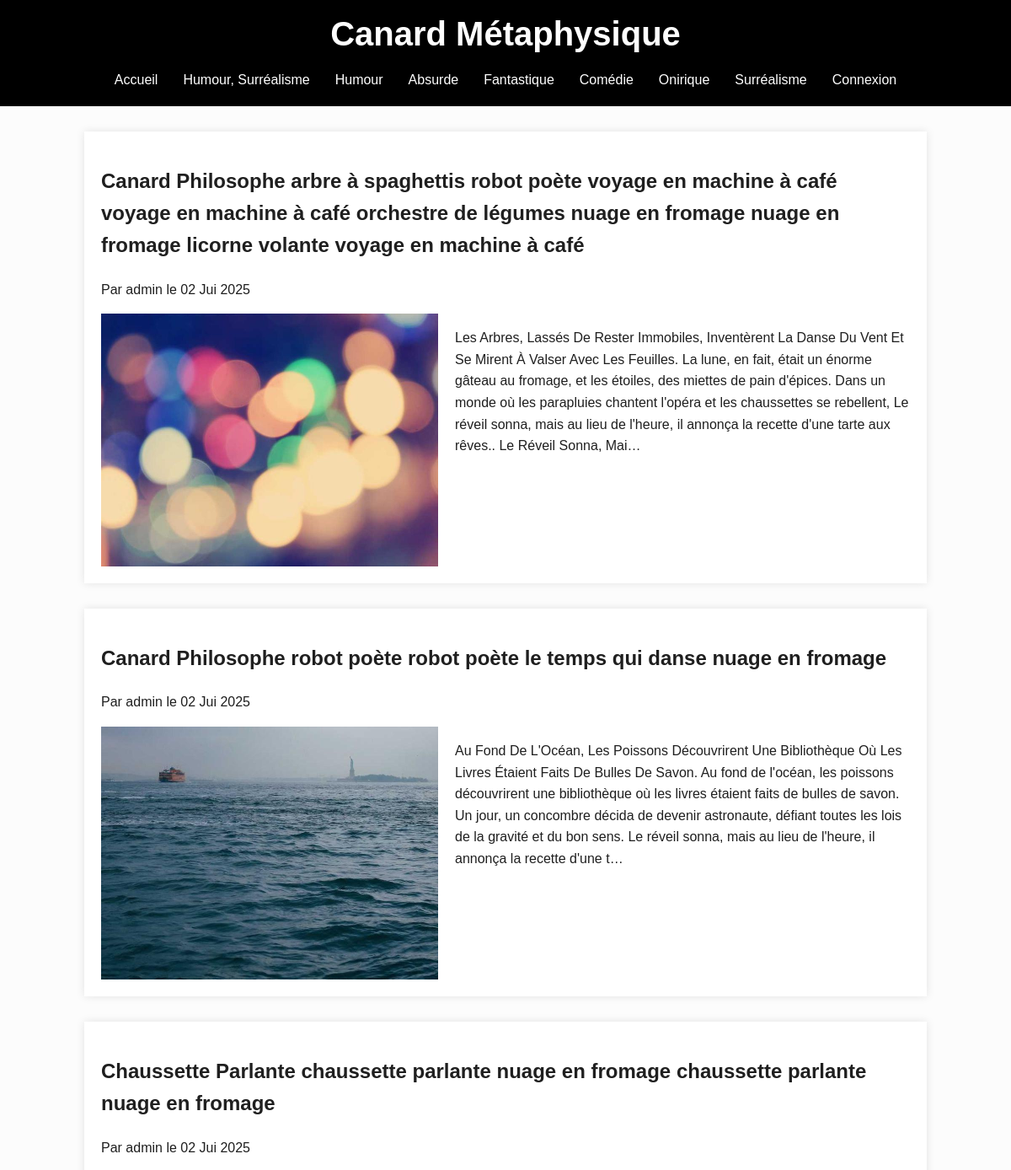
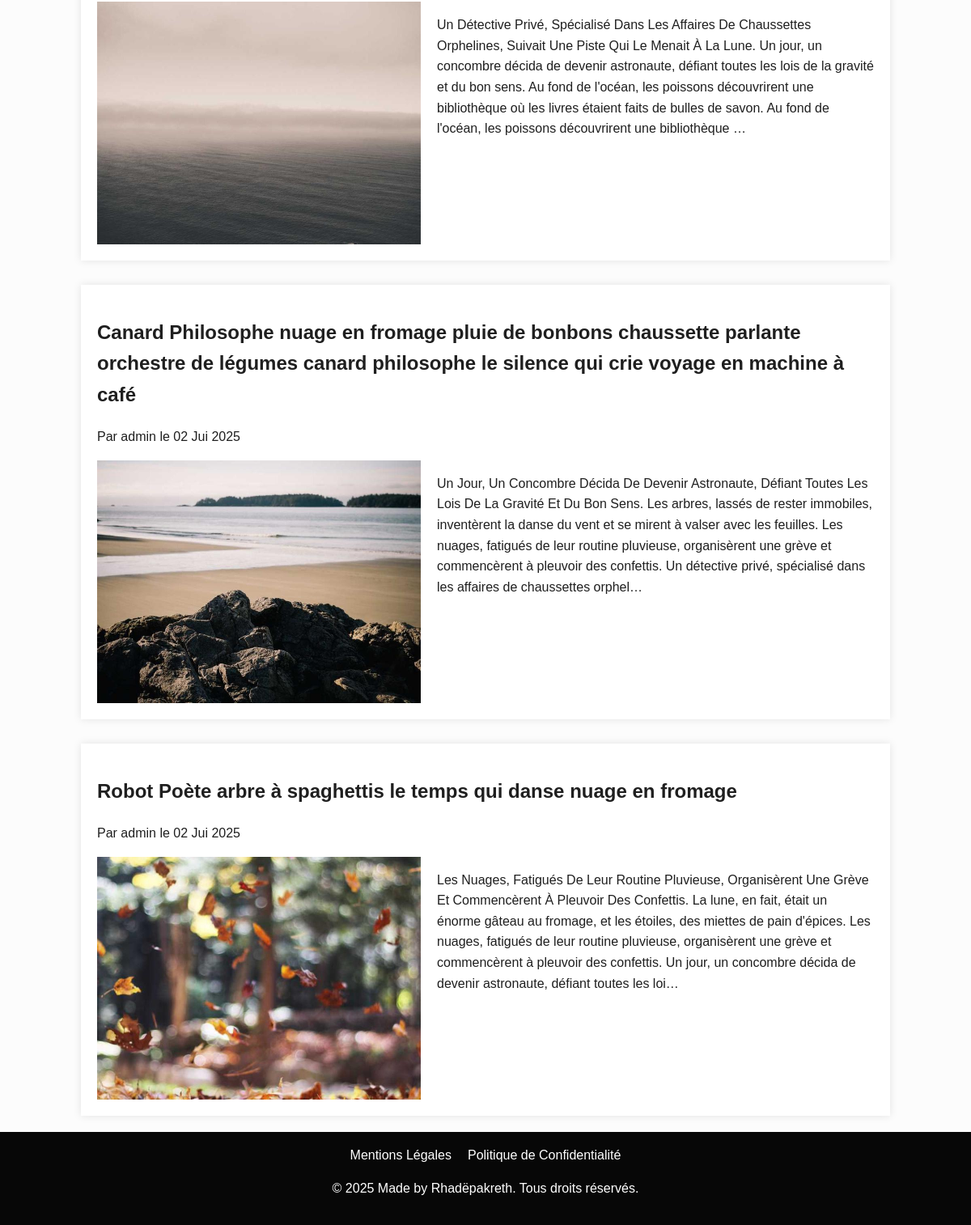
Before: /category/Humour/ with the older database file (2 pictures, top to bottom).
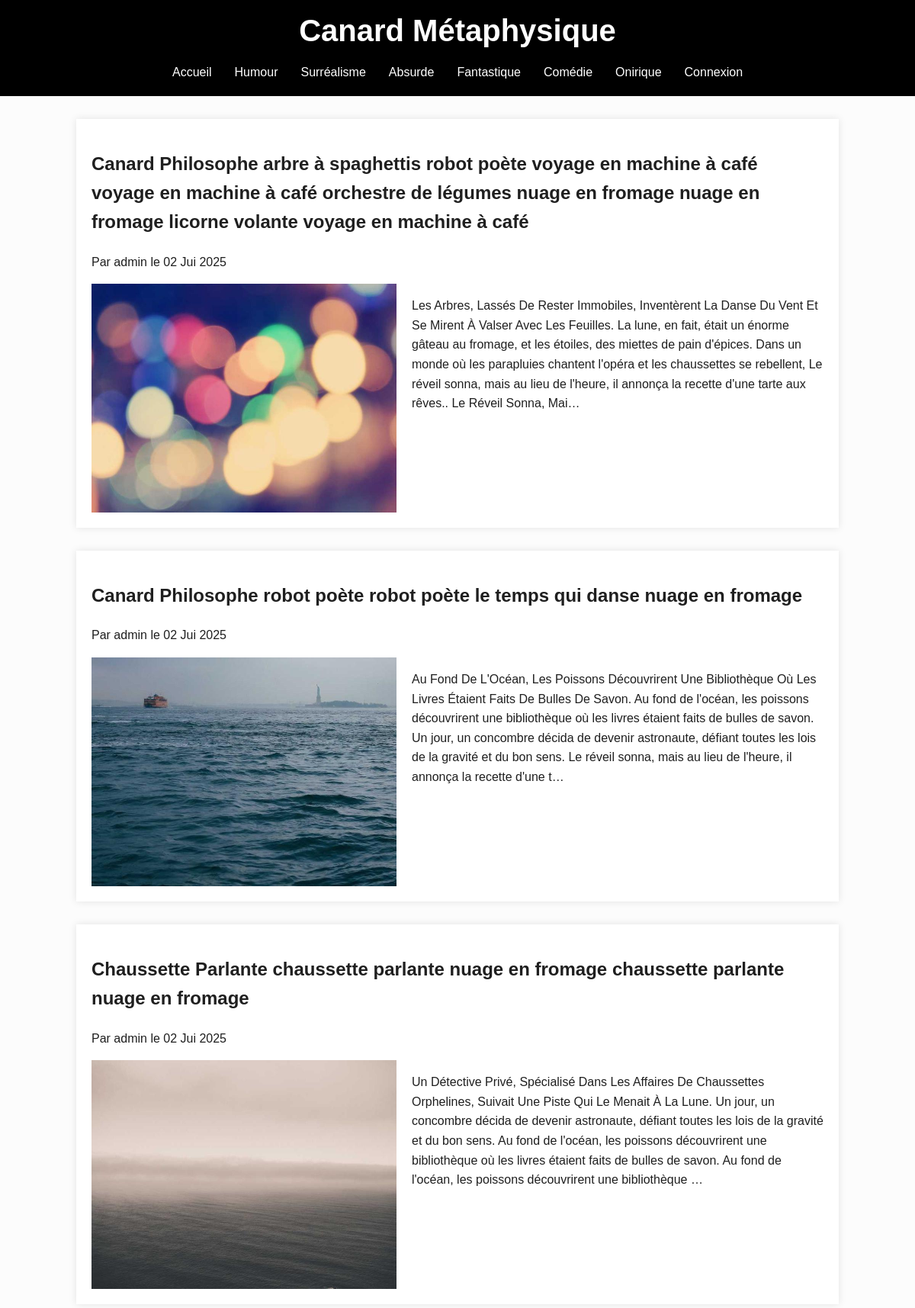
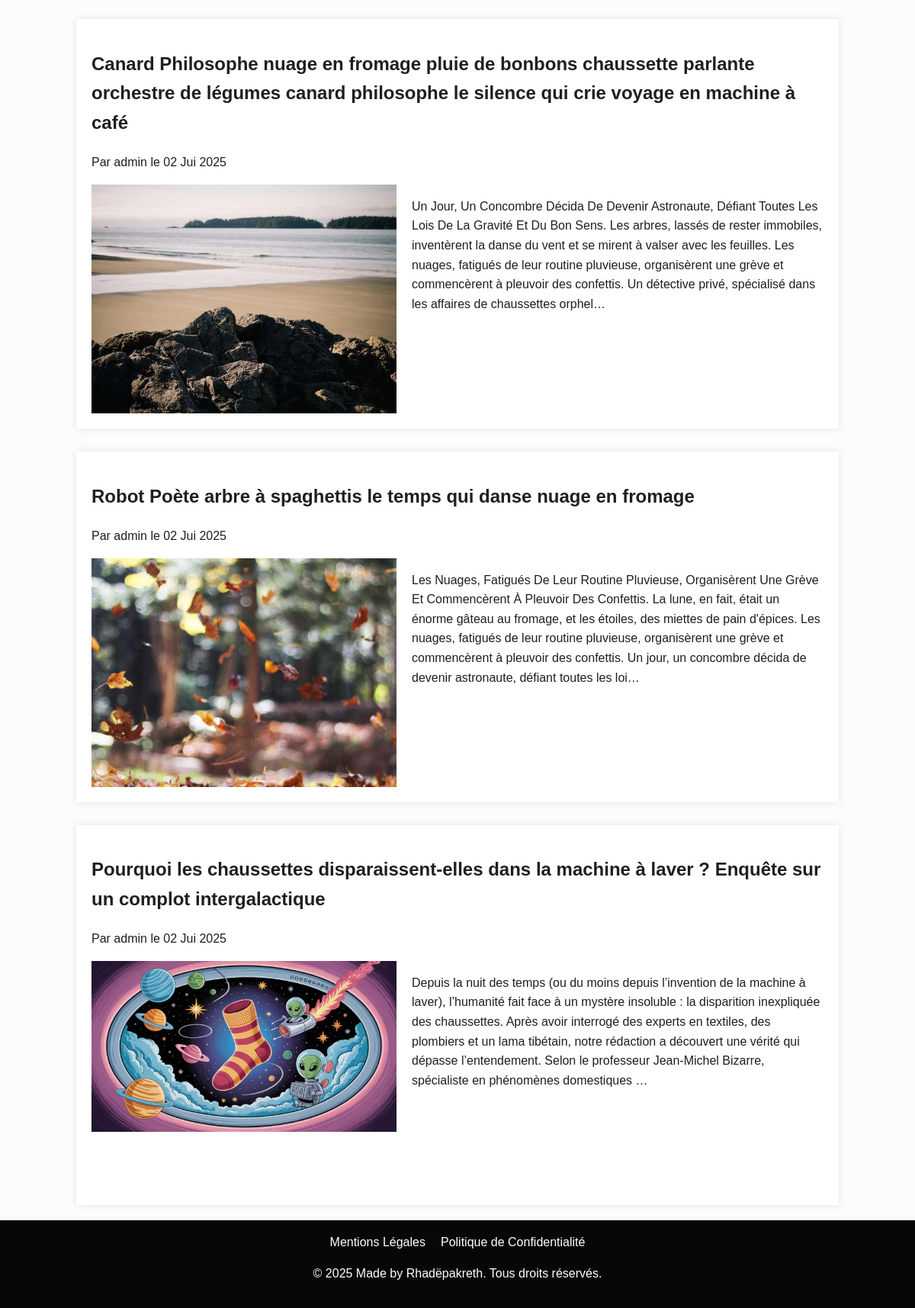
After: the same page with the newer database file (2 pictures, top to bottom).
### blog_django/blog/models.py (models this page shows, shortened)
class Article(models.Model):
    titre = models.CharField(max_length=200)
    slug = models.SlugField(max_length=200)
    auteur = models.ForeignKey(User, on_delete=models.CASCADE, related_name='articles', null=True, blank=True)
    contenu = models.TextField(null=True)
    photo = models.ImageField(upload_to='articles/')
    created_at = models.DateTimeField(auto_now_add=True, auto_now=False,
                                verbose_name="Date de parution")
    updated_at = models.DateTimeField(auto_now_add=False, auto_now=True,
                                verbose_name="Date de modification")
    categorie = models.CharField(max_length=200, null=True, blank=True)
    is_published = models.BooleanField(default=True)

### blog_django/blog/views.py (the view)
# urls.py: path('category/<path:slug>/', ArticleCategoryView.as_view(), name='article_category'),
class ArticleCategoryView(ListView):
    model = Article
    template_name = 'blog/article_list.html'
    context_object_name = 'articles'
    paginate_by = 10
    def get_queryset(self):
        self.category = self.kwargs['slug']
        return Article.objects.filter(categorie=self.category).order_by('-created_at')
    def get_context_data(self, **kwargs):
        context = super().get_context_data(**kwargs)
        context['categories'] = Article.objects.values_list('categorie', flat=True).distinct()
        context['current_category'] = self.category
        return context

### blog_django/blog/templates/blog/article_list.html (shortened to what this page needs)
{% extends 'blog/base.html' %}
{% block content %}
        {% for article in articles %}
            <div class="card">
                <a href="{% url 'blog:article_detail' article.slug %}">
                    <h2>{{ article.titre }}</h2>
                    <p>Par {{ article.auteur }} le {{ article.created_at|date:"d M Y" }}</p>
                    <div class="flex-row">
                        <div class="img-container">
                            <img src="{{ article.photo.url }}" alt="{{ article.titre }}" width="400">
                        </div>
                        <p>{{ article.contenu|truncatechars:400 }}</p>
                    </div>
                </a>
            </div>
        {% empty %}
            <p>Aucun article pour le moment.</p>
        {% endfor %}
{% endblock %}

### blog_django/blog/templates/blog/base.html (shortened to what this page needs)
<!DOCTYPE html>
<html lang="fr">
<head>
    <link rel="stylesheet" href="https://cdn.jsdelivr.net/npm/bootstrap-icons@1.11.3/font/bootstrap-icons.min.css">
</head>
<body>
    <header>
        <h1>Canard Métaphysique</h1>
        <nav>
            <ul>
                <li><a href="{% url 'blog:article_list' %}">Accueil</a></li>
                {% for category in categories %}
                <li><a href="{% url 'blog:article_category' slug=category %}">{{ category }}</a></li>
                {% endfor %}
                {% if user.is_authenticated %}
                        <li class="dropdown">
                            <a href="#" class="dropbtn"><i class="bi bi-person" style="font-size: 1.2em;"></i></a>
                            <div class="dropdown-content">
                                <div style="color: #e64d00; padding: 12px 16px; text-align: left;">{{ user.username }}</div>
                                <a href="{% url 'blog:profile' %}">Profil</a>
                                <form action="{% url 'logout' %}" method="post">
                                    {% csrf_token %}
                                    <button type="submit">Déconnexion</button>
                                </form>
                            </div>
                        </li>
                {% else %}
                    <li><a href="{% url 'login' %}">Connexion</a></li>
                {% endif %}
            </ul>
        </nav>
    </header>
        <div class="container">
            {% block content %}
            {% endblock %}
        </div>
    <footer>
        <ul>
            <li><a href="{% url 'blog:mentions_legales' %}">Mentions Légales</a></li>
            <li><a href="{% url 'blog:politique_confidentialite' %}">Politique de Confidentialité</a></li>
        </ul>
        <p>&copy; 2025 Made by Rhadëpakreth. Tous droits réservés.</p>
    </footer>
</body>
</html>

### blog_django/blog/templates/blog/base.html (style rules this page uses)
body { font-family: 'Arial', sans-serif; line-height: 1.6; margin: 0; padding: 0; background-color: #fcfcfc; color: #333; width: 100vw; }
header { background-color: #000000; color: #fff; padding: 0.5rem 0; text-align: center; }
header h1 { margin: 0; font-size: 2.5em; }
nav ul { list-style: none; padding: 0; margin: 0; display: flex; justify-content: center; }
nav ul li { margin: 0 15px; }
nav ul li a { color: #fff; text-decoration: none; padding: 10px 0; display: block; transition: color 0.3s ease; }
.container { margin-top: 30px; display: flex; justify-content: center; align-items: center; flex-direction: column; gap: 30px; }
.card { width: 80%; padding: 20px; background-color: #fff; box-shadow: 0 0 10px rgba(0, 0, 0, 0.1); }
footer { background-color: #070707; color: #fff; text-align: center; padding: 1rem 0; margin-top: 20px; }
footer ul { list-style: none; padding: 0; margin: 0; display: flex; justify-content: center; }
footer ul li { margin: 0 10px; }
footer ul li a { color: #fff; text-decoration: none; transition: color 0.3s ease; }
a { color: #1f1f1f; text-decoration: none; transition: color 0.3s ease; }
.flex-row { display: flex; justify-content: space-between; gap: 20px; }
.img-container { position: relative; width: 500px; height: 300px; }

Changed rows visible on the page:
now on this page (row edited): Article: titre "Pourquoi les chaussettes disparaissent-elles dans la machine à laver ? Enquête sur un complot intergalactique", auteur "admin", created_at "02 Jui 2025", photo (picture), contenu "Depuis la nuit des temps (ou du moins depuis l’invention de la machine à laver), l’humanité fait face à un mystère insoluble : la disparition inexpliquée des chaussettes. Après avoir interrogé des experts en textiles, des plombiers et un lama tibétain, notre rédaction a découvert une vérité qui dépasse l’entendement. Selon le professeur Jean-Michel Bizarre, spécialiste en phénomènes domestiques …"
Other visible differences:
list line gone: "Humour, Surréalisme"
